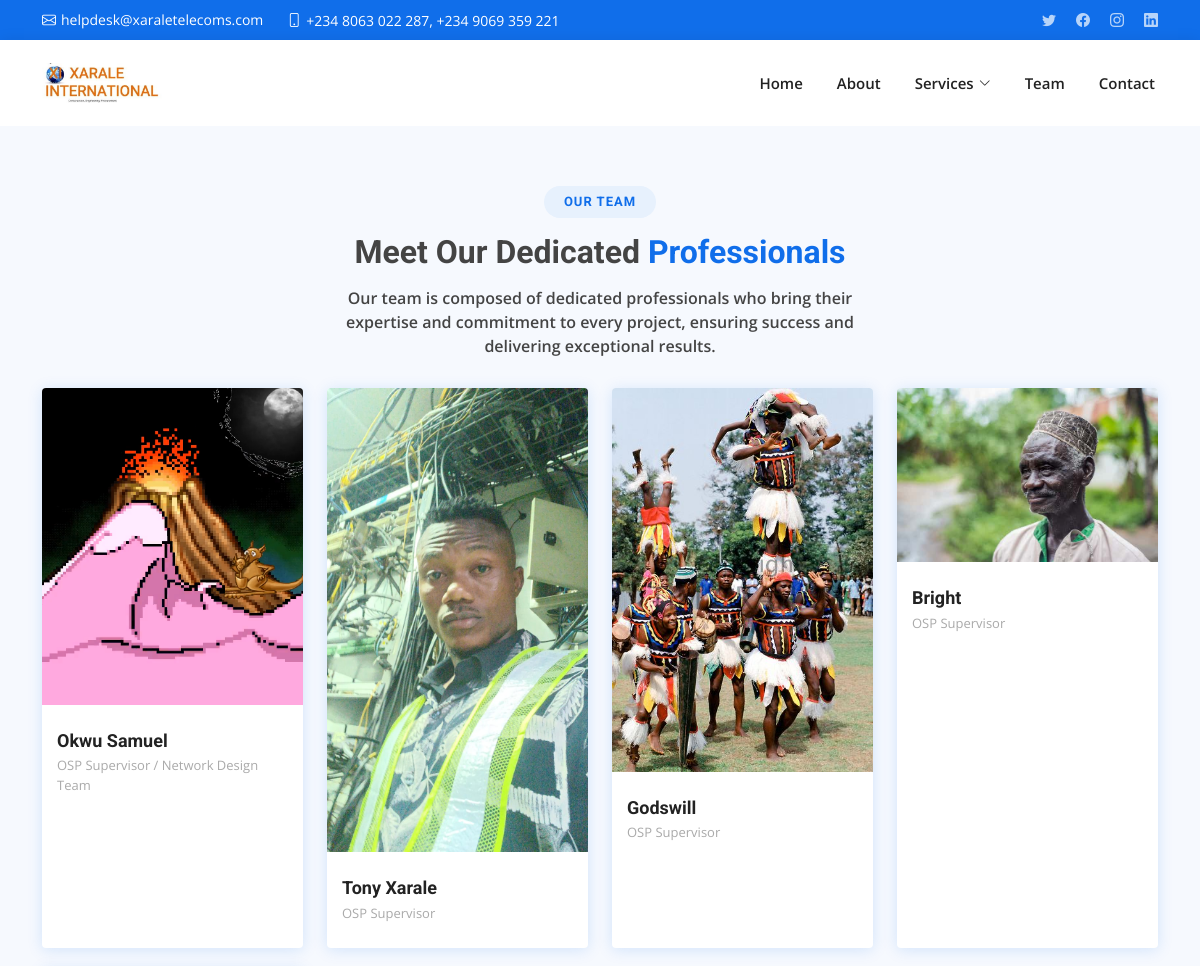
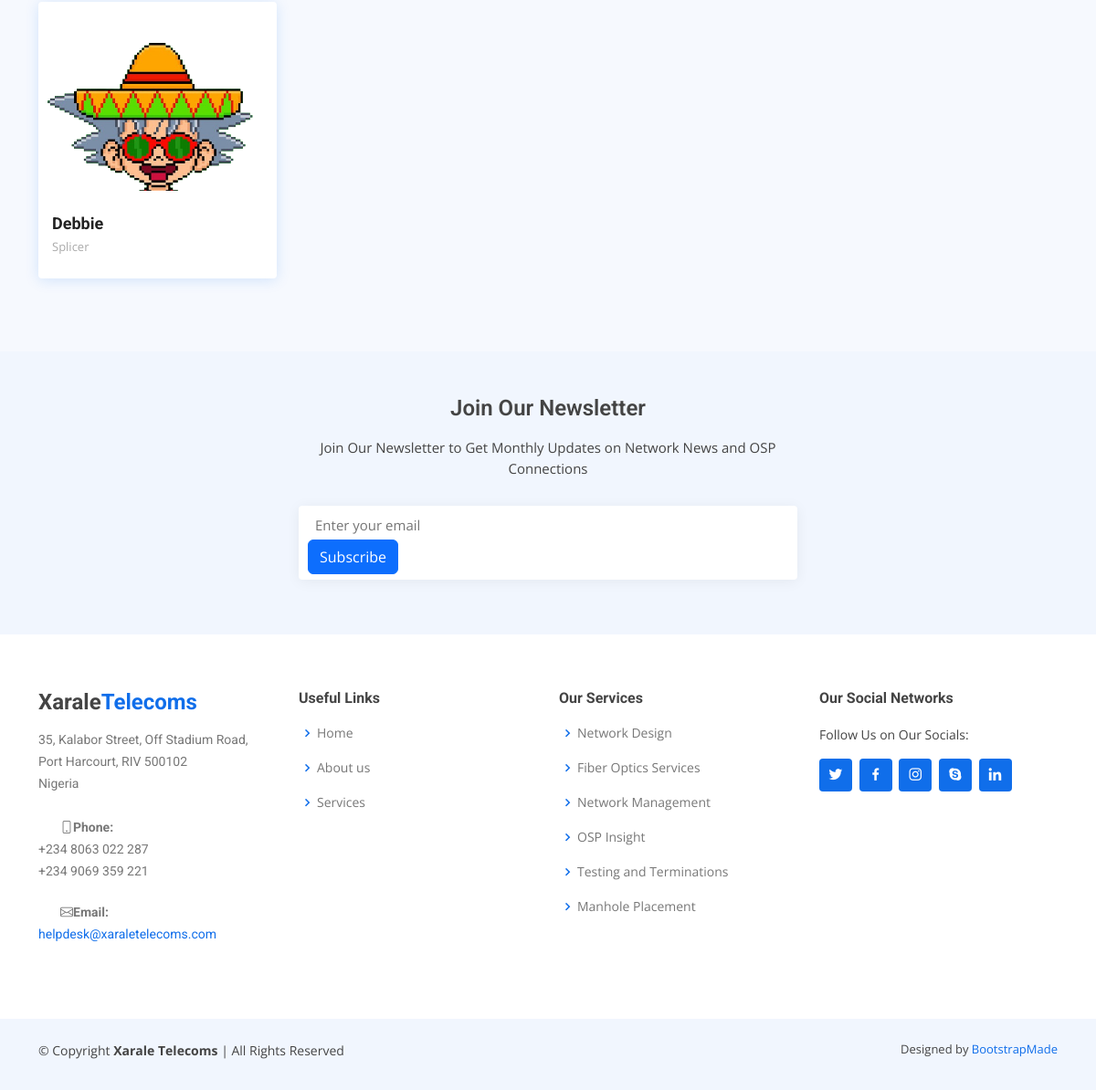
Page /team/ on the committed database (2 pictures, top to bottom).
### team/models.py (models this page shows, shortened)
class Staff(models.Model):
    Staff_Name = models.CharField(max_length=200)
    Staff_Position = models.CharField(max_length=200)
    Staff_Pic = models.ImageField(upload_to= os.path.join(MEDIA_ROOT, 'team members') )
    Facebook = models.URLField("facebook", max_length=200, blank = True)
    Twitter = models.URLField("Twitter", max_length=200, blank = True)
    Linkedin = models.URLField("Linkedin", max_length=200, blank = True)
    Instagram = models.URLField("Instagram", max_length=200, blank = True)

### team/views.py (the view)
# urls.py: path('', StaffList.as_view(), name='Team'),
class StaffList(ListView):
    model = Staff
    context_object_name = 'team'
    template_name='team.html'

### templates/xarale/team.html (shortened to what this page needs)
{% extends 'base.html' %}
{% load static %}
{% block content %}
    <section id="team" class="team section-bg">
        <div class="container" data-aos="fade-up">
            <div class="section-title">
                <h2>Our Team</h2>
                <h3>Meet Our Dedicated <span>Professionals</span></h3>
                <p>Our team is composed of dedicated professionals who bring their expertise and commitment to every project, ensuring success and delivering exceptional results.</p>
            </div>
            <div class="row">
                {% for staff in team %}
                    <div class="col-lg-3 col-md-6 d-flex align-items-stretch" data-aos="fade-up" data-aos-delay="{{ forloop.counter|add:100 }}">
                        <div class="member">
                            <div class="member-img">
                                <img src="{{ staff.Staff_Pic.url }}" class="img-fluid" alt="{{ staff.Staff_Name }}">
                            </div>
                            <div class="member-info">
                                <h4>{{ staff.Staff_Name }}</h4>
                                <span>{{ staff.Staff_Position }}</span>
                            </div>
                        </div>
                    </div>
                {% endfor %}
            </div>
        </div>
    </section>
{% endblock %}

### templates/xarale/base.html (shortened to what this page needs)
{% load static %}
<!DOCTYPE html>
<html lang="en">
<head>
  <link href="{% static 'assets/vendor/aos/aos.css' %}" rel="stylesheet">
  <link href="{% static 'assets/vendor/bootstrap/css/bootstrap.min.css' %}" rel="stylesheet">
  <link href="{% static 'assets/vendor/bootstrap-icons/bootstrap-icons.css' %}" rel="stylesheet">
  <link href="{% static 'assets/vendor/boxicons/css/boxicons.min.css' %}" rel="stylesheet">
  <link href="{% static 'assets/vendor/glightbox/css/glightbox.min.css' %}" rel="stylesheet">
  <link href="{% static 'assets/vendor/swiper/swiper-bundle.min.css' %}" rel="stylesheet">
  <link href="{% static 'assets/css/style.css' %}" rel="stylesheet">
</head>
<body>
  {% include 'topbar.html' %}
  <header id="header" class="d-flex align-items-center">
    <div class="container d-flex align-items-center justify-content-between">
     <a href="{% url 'Home' %}" class="logo"><img src="{% static 'assets/img/logo/xarale logo.jpg' %}" alt="Xarale Telecoms"></a>
    {% include 'navbar.html' %}
    </div>
  </header>
{% block content %}
{% endblock %}
  <footer id="footer">
   <div class="footer-newsletter">
    <div class="container">
        <div class="row justify-content-center">
            <div class="col-lg-6">
                <h4>Join Our Newsletter</h4>
                <p>Join Our Newsletter to Get Monthly Updates on Network News and OSP Connections</p>
                <form id="newsletter-form">
                    <input type="email" name="email" placeholder="Enter your email" required>
                    <button type="submit" class="btn btn-primary">Subscribe</button>
                </form>
            </div>
        </div>
    </div>
</div>
    <div class="footer-top">
      <div class="container">
        <div class="row">
          <div class="col-lg-3 col-md-6 footer-contact">
            <h3>Xarale<span>Telecoms</span></h3>
            <p>
            35, Kalabor Street, Off Stadium Road,<br>
            Port Harcourt, RIV 500102<br>
            Nigeria <br><br>
            <strong class="bi bi-phone d-flex align-items-center ms-4">Phone:</strong>
                                    <p>+234 8063 022 287</p>
                                    <p>+234 9069 359 221</p><br>
                <p>
                  <strong class="bi bi-envelope d-flex align-items-center ms-4">Email:</strong>
                    <p><a href="mailto:contact@example.com">helpdesk@xaraletelecoms.com</a></p>
                  <br>
                </p>
            </p>
          </div>
          <div class="col-lg-3 col-md-6 footer-links">
            <h4>Useful Links</h4>
            <ul>
              <li><i class="bx bx-chevron-right"></i> <a href="{% url 'Home' %}">Home</a></li>
              <li><i class="bx bx-chevron-right"></i> <a href="{% url 'About' %}">About us</a></li>
              <li><i class="bx bx-chevron-right"></i> <a href="{% url 'Services' %}">Services</a></li>
            </ul>
          </div>
          <div class="col-lg-3 col-md-6 footer-links">
            <h4>Our Services</h4>
            <ul>
              <li><i class="bx bx-chevron-right"></i> <a href="{% url 'Network Design' %}">Network Design</a></li>
              <li><i class="bx bx-chevron-right"></i> <a href="{% url 'Fiber Optics Services' %}">Fiber Optics Services</a></li>
              <li><i class="bx bx-chevron-right"></i> <a href="{% url 'Network Management' %}">Network Management</a></li>
              <li><i class="bx bx-chevron-right"></i> <a href="{% url 'OSP Insight' %}">OSP Insight</a></li>
              <li><i class="bx bx-chevron-right"></i> <a href="{% url 'Testing and Terminations' %}">Testing and Terminations</a></li>
              <li><i class="bx bx-chevron-right"></i> <a href="{% url 'Manhole Placement' %}">Manhole Placement</a></li>
            </ul>
          </div>
          <div class="col-lg-3 col-md-6 footer-links">
            <h4>Our Social Networks</h4>
            <p>Follow Us on Our Socials: </p>
            <div class="social-links mt-3">
              <a href="#" class="twitter"><i class="bx bxl-twitter"></i></a>
              <a href="#" class="facebook"><i class="bx bxl-facebook"></i></a>
              <a href="#" class="instagram"><i class="bx bxl-instagram"></i></a>
              <a href="#" class="google-plus"><i class="bx bxl-skype"></i></a>
              <a href="#" class="linkedin"><i class="bx bxl-linkedin"></i></a>
            </div>
          </div>
        </div>
      </div>
    </div>
    <div class="container py-4">
      <div class="copyright">
        &copy; Copyright <strong><span>Xarale Telecoms</span></strong> | All Rights Reserved
      </div>
      <div class="credits">
        Designed by <a href="https://bootstrapmade.com/">BootstrapMade</a>
      </div>
    </div>
  </footer>
</body>
</html>

### templates/xarale/topbar.html
{% block content %}
<section id="topbar" class="d-flex align-items-center">
    <div class="container d-flex justify-content-center justify-content-md-between">
        <div class="contact-info d-flex align-items-center">
            <i class="bi bi-envelope d-flex align-items-center"><a
                    href="mailto:contact@example.com">helpdesk@xaraletelecoms.com</a></i>
            <i class="bi bi-phone d-flex align-items-center ms-4"><span>+234 8063 022 287, +234 9069 359 221</span></i>
        </div>
        <div class="social-links d-none d-md-flex align-items-center">
            <a href="#" class="twitter"><i class="bi bi-twitter"></i></a>
            <a href="#" class="facebook"><i class="bi bi-facebook"></i></a>
            <a href="#" class="instagram"><i class="bi bi-instagram"></i></a>
            <a href="#" class="linkedin"><i class="bi bi-linkedin"></i></i></a>
        </div>
    </div>
</section>
{% endblock %}

### templates/xarale/navbar.html (shortened to what this page needs)
{% block content %}
<nav id="navbar" class="navbar">
    <ul>
        <li><a class="nav-link scrollto " href="{% url 'Home' %}">Home</a></li>
        <li><a class="nav-link scrollto" href="{% url 'About' %}">About</a></li>
        <li class="dropdown"><a href="{% url 'Services' %}"><span>Services</span> <i class="bi bi-chevron-down"></i></a>
        </li>
        <li><a class="nav-link scrollto" href="{% url 'Team' %}">Team</a></li>
        <li><a class="nav-link scrollto" href="{% url 'contact' %}">Contact</a></li>
    </ul>
</nav>
{% endblock %}

### rows in the picture
Staff: Staff_Pic (picture), Staff_Name "Okwu Samuel", Staff_Position "OSP Supervisor / Network Design Team"
Staff: Staff_Pic (picture), Staff_Name "Tony Xarale", Staff_Position "OSP Supervisor"
Staff: Staff_Pic (picture), Staff_Name "Godswill", Staff_Position "OSP Supervisor"
Staff: Staff_Pic (picture), Staff_Name "Bright", Staff_Position "OSP Supervisor"
Staff: Staff_Pic (picture), Staff_Name "Debbie", Staff_Position "Splicer"
